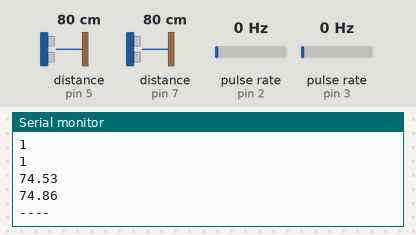
Bench run of a sketch on a simulated Arduino Uno, built with avr-gcc and run on an emulated ATmega328P. On the bench: the last lines printed to the serial monitor. Wiring (inferred from the names in the program): 2 × ultrasonic range finder: trigger pin 4, echo pin 5 / trigger pin 6, echo pin 7; 2 × pulse sensor: data pin 2 / data pin 3. The test bench sets the inputs (shaded band); at power-on: distance to the obstacle (sensors on pin 5, pin 7) 80 cm, pulse rate (sensors on pin 2, pin 3) 0 Hz. The echo pulse lasts 58.3 µs per cm.

Above: at 1.2 s.
1.3 s: distance to the obstacle (sensor on pin 5) set to 2 cm
At 2.6 s:
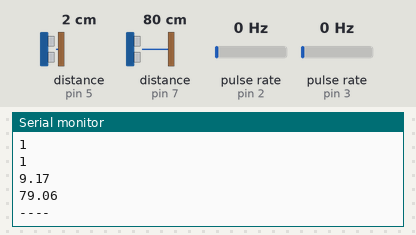
2.8 s: distance to the obstacle (sensor on pin 7) set to 2 cm
At 3.9 s:
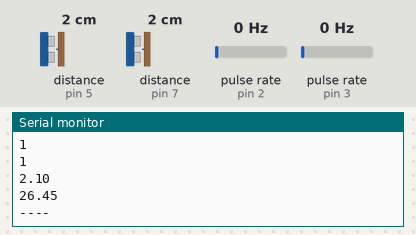
4.3 s: pulse rate (sensor on pin 2) set to 4 Hz
At 5.1 s:
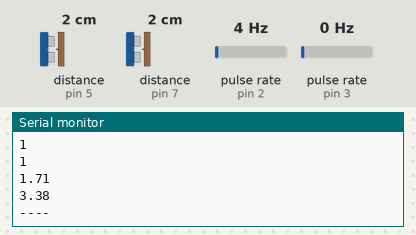
5.8 s: pulse rate (sensor on pin 3) set to 4 Hz
At 7.1 s:
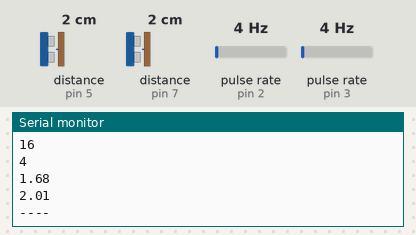
7.3 s: distance to the obstacle (sensor on pin 5) set to 4 cm
At 8.7 s:
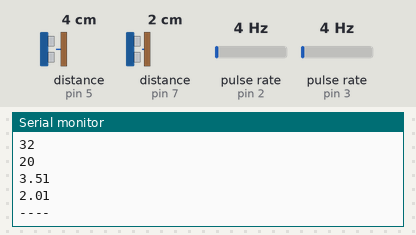
8.8 s: distance to the obstacle (sensor on pin 7) set to 4 cm
At 10.1 s:
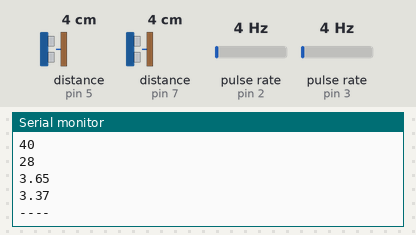
Timing chart, 0 to 11.3 s (numbered marks = the images above; inputs shaded):
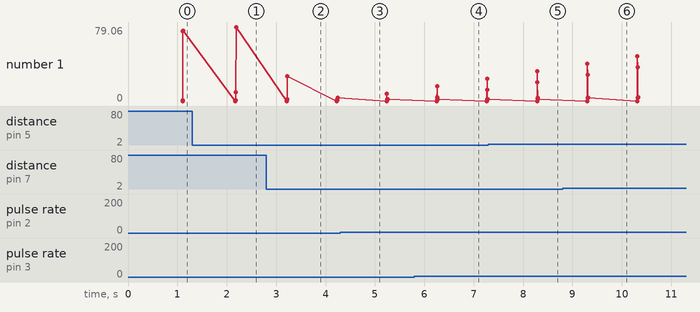

The sketch:

irrigator_board2.ino
```cpp
/**
 * Dumi Loghin - 2020
   Irrigator - Arduino Board 2
*/
#include <SPI.h>

// SPI
volatile byte new_cmd = 0;  // command got from SPI
volatile byte spi_ret;      // response to send to SPI

#define hc04_1_trig_pin   4
#define hc04_1_echo_pin   5
#define hc04_2_trig_pin   6
#define hc04_2_echo_pin   7

float dist1 = 0.0;
float dist2 = 0.0;

#define enc_left_pin      2
#define enc_right_pin     3

volatile long enc_left_val = 1;
volatile long enc_right_val = 1;

// timer
#define TTH 10
byte t = 0;

byte byte_idx = 0;

void inc_left_encoder() {
  enc_left_val++;
}

void inc_right_encoder() {
  enc_right_val++;
}

void setup() {

  // sonars
  pinMode(hc04_1_trig_pin, OUTPUT);
  pinMode(hc04_1_echo_pin, INPUT);
  pinMode(hc04_2_trig_pin, OUTPUT);
  pinMode(hc04_2_echo_pin, INPUT);

  // encoders
  attachInterrupt(digitalPinToInterrupt(enc_left_pin), inc_left_encoder, CHANGE);
  attachInterrupt(digitalPinToInterrupt(enc_right_pin), inc_right_encoder, CHANGE);

  // SPI
  pinMode(MISO, OUTPUT);
  //pinMode(MOSI, INPUT);
  //pinMode(SCK, INPUT);
  //pinMode(SS, INPUT);
  // turn on SPI in slave mode
  SPCR |= _BV(SPE);
  // turn on interrupts
  SPI.attachInterrupt();

  // serial - for debug
  Serial.begin(9600);
  Serial.println("Setup done.");
}

byte send_value(byte idx, byte start) {
  if (start == 1)
    byte_idx = 0;
  else
    byte_idx++;
  if (byte_idx >= 4)
    return 255;
  long* ptr;
  switch (idx) {
    case '0': // left encoder
    ptr = (long*)&enc_left_val;
    break;
    case '1': // right encoder
    ptr = (long*)&enc_right_val;
    break;
    case '2': // sonar 1
    ptr = (long*)&dist1;
    break;
    case '3': // sonar 2
    ptr = (long*)&dist2;
    break;
    default:
    return 0;
  }
  return (byte)((*ptr) >> (8 * byte_idx));
}

// SPI interrupt routine
ISR (SPI_STC_vect) {
  byte c = SPDR;
  if (c == 'r') {
    // continue sending float
    SPDR = send_value(new_cmd, 0);
  }
  else {
    new_cmd = c;
    if (c >= '0' && c <= '9') {
      SPDR = send_value(new_cmd, 1);
    }
    else {
      if (c == 'z') {
        enc_left_val = 0;
        enc_right_val = 0;
        SPDR = 0;
      }
      else
        SPDR = spi_ret;
    }
  }
}

void read_sonar1() {
  digitalWrite(hc04_1_trig_pin, LOW);
  delayMicroseconds(2);
  digitalWrite(hc04_1_trig_pin, HIGH);
  delayMicroseconds(10);
  digitalWrite(hc04_1_trig_pin, LOW);
  long pulseWidth = pulseIn(hc04_1_echo_pin, HIGH);
  dist1 = 0.75 * dist1 + 0.00425 * pulseWidth;
}

void read_sonar2() {
  digitalWrite(hc04_2_trig_pin, LOW);
  delayMicroseconds(2);
  digitalWrite(hc04_2_trig_pin, HIGH);
  delayMicroseconds(10);
  digitalWrite(hc04_2_trig_pin, LOW);
  long pulseWidth = pulseIn(hc04_2_echo_pin, HIGH);
  dist2 = 0.75 * dist2 + 0.00425 * pulseWidth;
}

void print_sensors() {
  Serial.println(enc_left_val);
  Serial.println(enc_right_val);
  Serial.println(dist1);
  Serial.println(dist2);
  Serial.println("----");
}

void loop() {
  read_sonar1();
  read_sonar2();

  delay(100);
  t++;
  if (t == TTH) {
    t = 0;
    Serial.println(new_cmd);
    print_sensors();
  }
}
```

Measured:
- after the input at 1.3 s, the serial monitor: prints a new line after 0.88 s (image 1)
- after the input at 2.8 s, the serial monitor: prints a new line after 0.43 s (image 2)
- after the input at 5.8 s, the serial monitor: prints a new line after 0.46 s (image 4)
- after the input at 7.3 s, the serial monitor: prints a new line after 0.99 s (image 5)
- after the input at 8.8 s, the serial monitor: prints a new line after 0.52 s (image 6)
- plotted number 1: 79.06 → 3.38 after the input at 2.8 s, 2.01 → 3.96 after the input at 8.8 s
